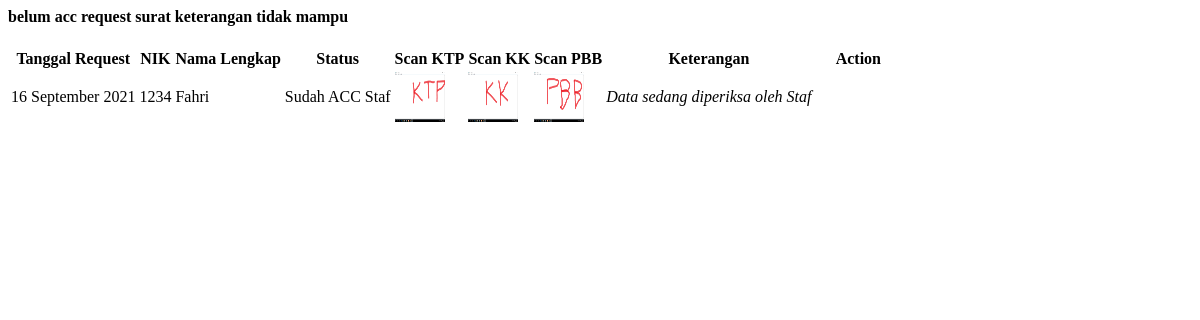
Screenshot of /demo1/belum_acc_sktm.php with the database file from the repository.
### tables this page shows
CREATE TABLE `data_request_sktm` (
  `id_request_sktm` int(11) NOT NULL,
  `nik` varchar(16) NOT NULL,
  `tanggal_request` timestamp NOT NULL DEFAULT CURRENT_TIMESTAMP,
  `scan_ktp` text NOT NULL,
  `scan_kk` text NOT NULL,
  `scan_pbb` text NOT NULL,
  `keperluan` varchar(30) NOT NULL,
  `request` varchar(20) NOT NULL DEFAULT 'TIDAK MAMPU',
  `sebab` varchar(50) NOT NULL,
  `keterangan` varchar(50) NOT NULL DEFAULT 'Data sedang diperiksa oleh Staf',
  `status` int(11) NOT NULL DEFAULT '0',
  `acc` date NOT NULL
);

CREATE TABLE `data_pemohon` (
  `nik` varchar(16) NOT NULL,
  `nama` varchar(30) NOT NULL,
  `tanggal_lahir` date NOT NULL,
  `tempat_lahir` varchar(30) NOT NULL,
  `jekel` varchar(20) NOT NULL,
  `agama` varchar(20) NOT NULL,
  `alamat` text NOT NULL,
  `telepon` varchar(13) NOT NULL,
  `pekerjaan` varchar(30) NOT NULL
);

### demo1/belum_acc_sktm.php (the view, shortened to what this page needs)
<?php include '../konek.php';?>
<link href="css/sweetalert.css" rel="stylesheet" type="text/css">
                <div class="page-inner">
					<div class="row">
						<div class="col-md-12">
							<div class="card">
								<div class="card-header">
									<div class="d-flex align-items-center">
										<h4 class="fw-bold text-uppercase">belum acc request surat keterangan tidak mampu</h4>
									</div>
								</div>
								<div class="card-body">
									<form action="" method="POST">
										<div class="table-responsive">
											<table id="add1" class="display table table-striped table-hover" >
												<thead>
													<tr>
														<th>Tanggal Request</th>
														<th>NIK</th>
														<th>Nama Lengkap</th>
														<th>Status</th>
														<th>Scan KTP</th>
														<th>Scan KK</th>
														<th>Scan PBB</th>
														<th>Keterangan</th>
														<th style="width: 10%">Action</th>
													</tr>
												</thead>
												<tbody>
													<?php
														$sql = "SELECT * FROM data_request_sktm natural join data_pemohon where status=1";
														$query = mysqli_query($konek,$sql);
														while($data=mysqli_fetch_array($query,MYSQLI_BOTH)){
															$tgl = $data['tanggal_request'];
															$format = date('d F Y', strtotime($tgl));
															$nik = $data['nik'];
															$nama = $data['nama'];
															$status = $data['status'];
															$ktp = $data['scan_ktp'];
															$kk = $data['scan_kk'];
															$pbb = $data['scan_pbb'];
															$keterangan = $data['keterangan'];
															if($status=="1"){
																$status = "Sudah ACC Staf";
															}elseif($status=="0"){
																$status = "BELUM ACC";
															}
													?>
													<tr>
														<td><?php echo $format;?></td>
														<td><?php echo $nik;?></td>
														<td><?php echo $nama;?></td>
														<td class="fw-bold text-uppercase text-success op-8"><?php echo $status;?></td>
														<td><img src="../dataFoto/sktm/scan_ktp/<?php echo $ktp;?>" width="50" height="50" alt=""></td>
														<td><img src="../dataFoto/sktm/scan_kk/<?php echo $kk;?>" width="50" height="50" alt=""></td>
														<td><img src="../dataFoto/sktm/scan_pbb/<?php echo $pbb;?>" width="50" height="50" alt=""></td>
														<td><i><?php echo $keterangan;?></i></td>
														<td>
														</td>
													</tr>
													<?php
														}
													?>
												</tbody>
											</table>
										</div>
									</form>
								</div>
							</div>
                        </div>
					</div>
				</div>

### rows the page displays
data_request_sktm: tanggal_request "16 September 2021", nik "1234", data_pemohon.nama "Fahri", status "Sudah ACC Staf", scan_ktp (picture), scan_kk (picture), scan_pbb (picture), keterangan "Data sedang diperiksa oleh Staf"
